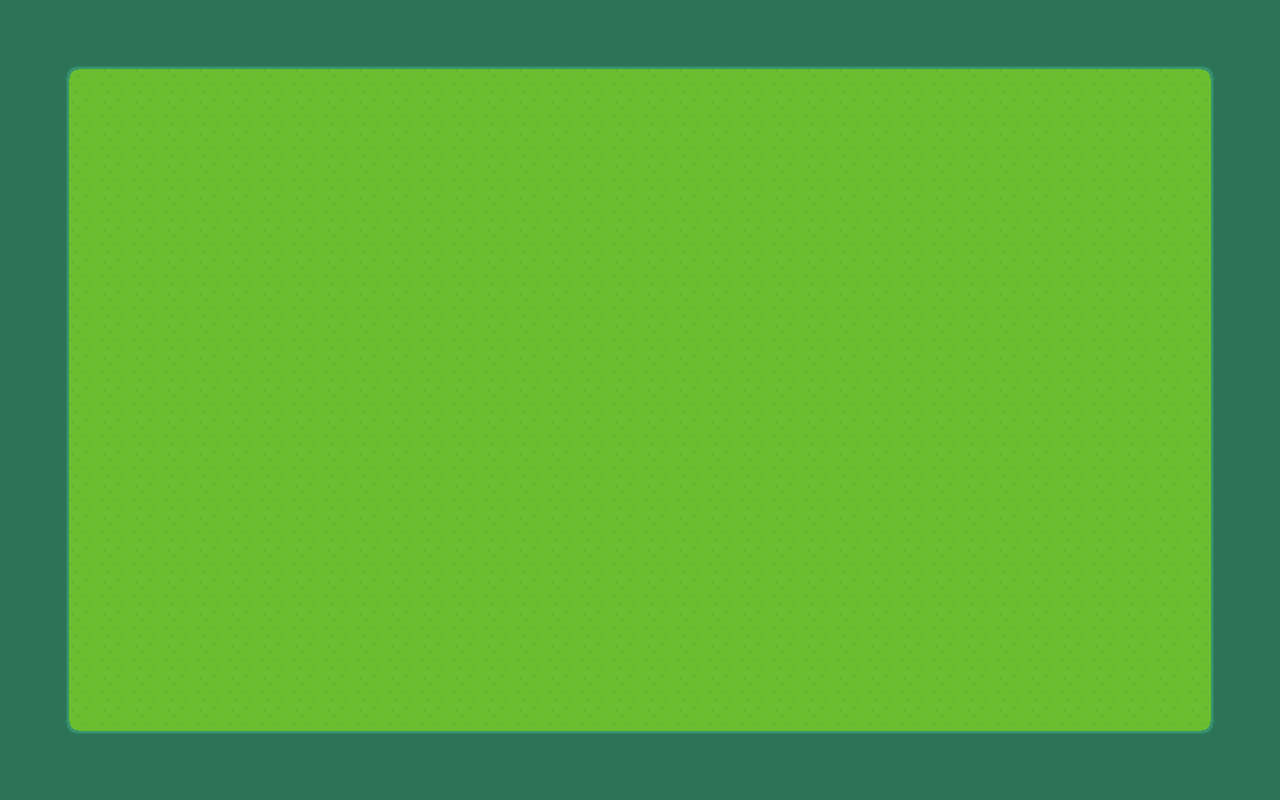

This is a level from a 2D game, rendered from its Tiled map with the project's own tilesets. A one-line summary and the complete map file follow:
An orthogonal 40x25 tile map with 32x32 px tiles, 1 tile layer (layer_grass).

<map version="1.5" tiledversion="1.7.2" orientation="orthogonal" renderorder="right-down" width="40" height="25" tilewidth="32" tileheight="32" infinite="0" nextlayerid="2" nextobjectid="1">
 <tileset firstgid="1" source="../tilesets/grass_tileset.tsx" />
 <layer id="1" name="layer_grass" width="40" height="25">
  <data encoding="csv">
4,4,4,4,4,4,4,4,4,4,4,4,4,4,4,4,4,4,4,4,4,4,4,4,4,4,4,4,4,4,4,4,4,4,4,4,4,4,4,4,
4,4,4,4,4,4,4,4,4,4,4,4,4,4,4,4,4,4,4,4,4,4,4,4,4,4,4,4,4,4,4,4,4,4,4,4,4,4,4,4,
4,4,1,2,2,2,2,2,2,2,2,2,2,2,2,2,2,2,2,2,2,2,2,2,2,2,2,2,2,2,2,2,2,2,2,2,2,3,4,4,
4,4,5,6,6,6,6,6,6,6,6,6,6,6,6,6,6,6,6,6,6,6,6,6,6,6,6,6,6,6,6,6,6,6,6,6,6,7,4,4,
4,4,5,6,6,6,6,6,6,6,6,6,6,6,6,6,6,6,6,6,6,6,6,6,6,6,6,6,6,6,6,6,6,6,6,6,6,7,4,4,
4,4,5,6,6,6,6,6,6,6,6,6,6,6,6,6,6,6,6,6,6,6,6,6,6,6,6,6,6,6,6,6,6,6,6,6,6,7,4,4,
4,4,5,6,6,6,6,6,6,6,6,6,6,6,6,6,6,6,6,6,6,6,6,6,6,6,6,6,6,6,6,6,6,6,6,6,6,7,4,4,
4,4,5,6,6,6,6,6,6,6,6,6,6,6,6,6,6,6,6,6,6,6,6,6,6,6,6,6,6,6,6,6,6,6,6,6,6,7,4,4,
4,4,5,6,6,6,6,6,6,6,6,6,6,6,6,6,6,6,6,6,6,6,6,6,6,6,6,6,6,6,6,6,6,6,6,6,6,7,4,4,
4,4,5,6,6,6,6,6,6,6,6,6,6,6,6,6,6,6,6,6,6,6,6,6,6,6,6,6,6,6,6,6,6,6,6,6,6,7,4,4,
4,4,5,6,6,6,6,6,6,6,6,6,6,6,6,6,6,6,6,6,6,6,6,6,6,6,6,6,6,6,6,6,6,6,6,6,6,7,4,4,
4,4,5,6,6,6,6,6,6,6,6,6,6,6,6,6,6,6,6,6,6,6,6,6,6,6,6,6,6,6,6,6,6,6,6,6,6,7,4,4,
4,4,5,6,6,6,6,6,6,6,6,6,6,6,6,6,6,6,6,6,6,6,6,6,6,6,6,6,6,6,6,6,6,6,6,6,6,7,4,4,
4,4,5,6,6,6,6,6,6,6,6,6,6,6,6,6,6,6,6,6,6,6,6,6,6,6,6,6,6,6,6,6,6,6,6,6,6,7,4,4,
4,4,5,6,6,6,6,6,6,6,6,6,6,6,6,6,6,6,6,6,6,6,6,6,6,6,6,6,6,6,6,6,6,6,6,6,6,7,4,4,
4,4,5,6,6,6,6,6,6,6,6,6,6,6,6,6,6,6,6,6,6,6,6,6,6,6,6,6,6,6,6,6,6,6,6,6,6,7,4,4,
4,4,5,6,6,6,6,6,6,6,6,6,6,6,6,6,6,6,6,6,6,6,6,6,6,6,6,6,6,6,6,6,6,6,6,6,6,7,4,4,
4,4,5,6,6,6,6,6,6,6,6,6,6,6,6,6,6,6,6,6,6,6,6,6,6,6,6,6,6,6,6,6,6,6,6,6,6,7,4,4,
4,4,5,6,6,6,6,6,6,6,6,6,6,6,6,6,6,6,6,6,6,6,6,6,6,6,6,6,6,6,6,6,6,6,6,6,6,7,4,4,
4,4,5,6,6,6,6,6,6,6,6,6,6,6,6,6,6,6,6,6,6,6,6,6,6,6,6,6,6,6,6,6,6,6,6,6,6,7,4,4,
4,4,5,6,6,6,6,6,6,6,6,6,6,6,6,6,6,6,6,6,6,6,6,6,6,6,6,6,6,6,6,6,6,6,6,6,6,7,4,4,
4,4,5,6,6,6,6,6,6,6,6,6,6,6,6,6,6,6,6,6,6,6,6,6,6,6,6,6,6,6,6,6,6,6,6,6,6,7,4,4,
4,4,9,10,10,10,10,10,10,10,10,10,10,10,10,10,10,10,10,10,10,10,10,10,10,10,10,10,10,10,10,10,10,10,10,10,10,11,4,4,
4,4,4,4,4,4,4,4,4,4,4,4,4,4,4,4,4,4,4,4,4,4,4,4,4,4,4,4,4,4,4,4,4,4,4,4,4,4,4,4,
4,4,4,4,4,4,4,4,4,4,4,4,4,4,4,4,4,4,4,4,4,4,4,4,4,4,4,4,4,4,4,4,4,4,4,4,4,4,4,4
</data>
 </layer>
</map>
